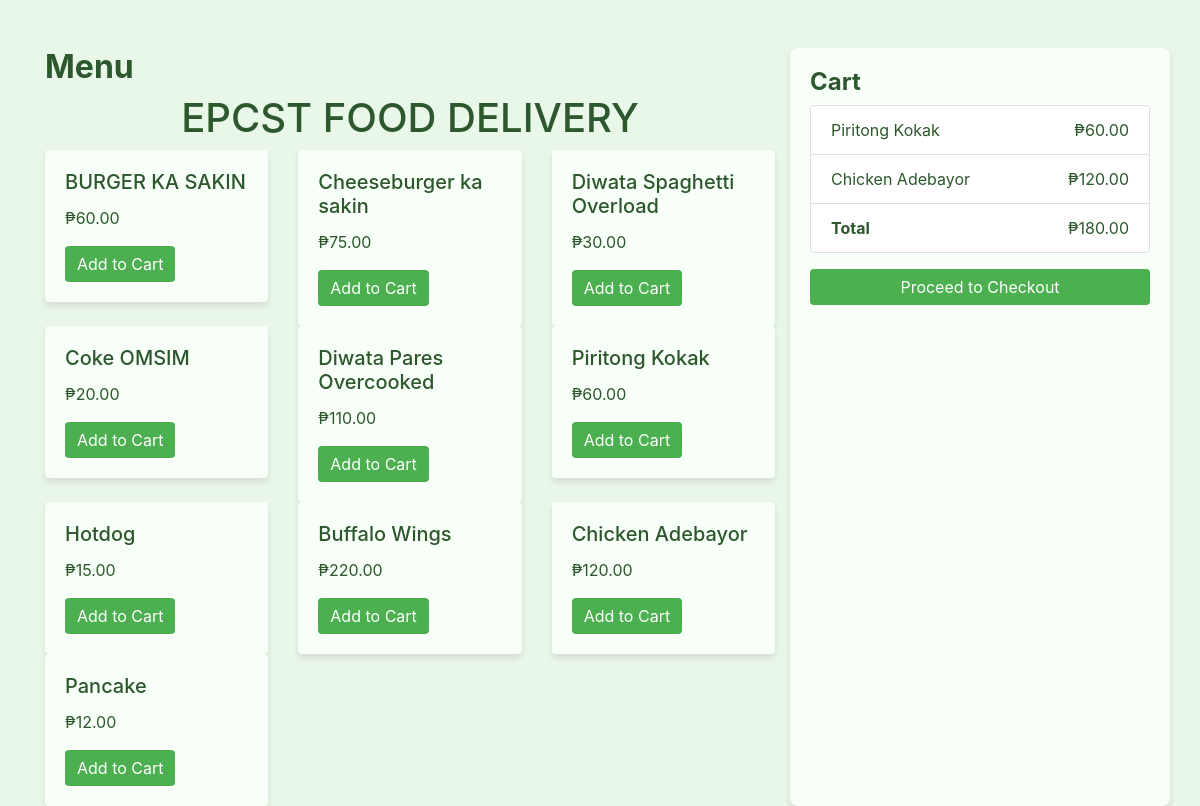
The app's page /OOPL-DBMS_MIDTERM/menu.php (signed in) with its own data.
### tables this page shows
CREATE TABLE `menuitems` (
  `item_id` int(11) NOT NULL,
  `name` varchar(100) NOT NULL,
  `price` decimal(10,2) NOT NULL
);

CREATE TABLE `cart` (
  `cart_id` int(11) NOT NULL,
  `user_id` int(11) NOT NULL,
  `item_id` int(11) NOT NULL,
  `quantity` int(11) DEFAULT 1
);

### OOPL-DBMS_MIDTERM/menu.php (the view, shortened to what this page needs)
<?php
include('db_connection.php');
$user_id = $_SESSION['user_id'];
$menu_result = $conn->query("SELECT * FROM MenuItems");
$cart_result = $conn->query("SELECT MenuItems.name, MenuItems.price, Cart.quantity
                             FROM Cart
                             JOIN MenuItems ON Cart.item_id = MenuItems.item_id
                             WHERE Cart.user_id = $user_id");
?>
<!DOCTYPE html>
<html lang="en">
<head>
    <link rel="stylesheet" href="https://stackpath.bootstrapcdn.com/bootstrap/4.5.2/css/bootstrap.min.css">
</head>
<body>
    <div class="container mt-5">
        <div class="row">
            <div class="col-md-8">
                <h2>Menu</h2>
                <div class="text-center">
                    <h1>EPCST FOOD DELIVERY</h1>
                 </div>
                <div class="row">
                    <?php while ($row = $menu_result->fetch_assoc()): ?>
                        <div class="col-md-4 menu-item">
                            <div class="card">
                                <div class="card-body">
                                    <h5 class="card-title"><?php echo $row['name']; ?></h5>
                                    <p class="card-text">₱<?php echo number_format($row['price'], 2); ?></p>
                                    <form action="add_to_cart.php" method="POST">
                                        <button type="submit" class="btn btn-primary">Add to Cart</button>
                                    </form>
                                </div>
                            </div>
                        </div>
                    <?php endwhile; ?>
                </div>
            </div>
            <div class="col-md-4 cart-section">
                <h4>Cart</h4>
                <?php if ($cart_result->num_rows > 0): ?>
                    <ul class="list-group">
                        <?php
                        $total = 0;
                        while ($cart_item = $cart_result->fetch_assoc()):
                            $total += $cart_item['price'] * $cart_item['quantity'];
                        ?>
                            <li class="list-group-item d-flex justify-content-between align-items-center">
                                <?php echo $cart_item['name']; ?>
                                <span>₱<?php echo number_format($cart_item['price'] * $cart_item['quantity'], 2); ?></span>
                            </li>
                        <?php endwhile; ?>
                        <li class="list-group-item d-flex justify-content-between align-items-center">
                            <strong>Total</strong>
                            <span>₱<?php echo number_format($total, 2); ?></span>
                        </li>
                    </ul>
                    <a href="checkout.php" class="btn btn-success btn-block mt-3">Proceed to Checkout</a>
                <?php else: ?>
                    <p>Your cart is empty.</p>
                <?php endif; ?>
            </div>
        </div>
    </div>
</body>
</html>

### OOPL-DBMS_MIDTERM/menu.php (style rules this page uses)
body { background-color: #e9f7e9; color: #2d572c; }
.menu-item .card { border: none; background-color: #f8fff8; box-shadow: 0px 4px 6px rgba(0, 0, 0, 0.1); }
.menu-item .btn-primary { background-color: #4caf50; border: none; }
.cart-section { background-color: #f8fff8; border-radius: 8px; box-shadow: 0px 4px 6px rgba(0, 0, 0, 0.1); padding: 20px; }
.btn-success { background-color: #4caf50; border: none; }
h2, h4 { font-weight: bold; }

### records on screen
menuitems: name "BURGER KA SAKIN", price "60.00"
menuitems: name "Cheeseburger ka sakin", price "75.00"
menuitems: name "Diwata Spaghetti Overload", price "30.00"
menuitems: name "Coke OMSIM", price "20.00"
menuitems: name "Diwata Pares Overcooked", price "110.00"
menuitems: name "Piritong Kokak", price "60.00"
menuitems: name "Hotdog", price "15.00"
menuitems: name "Buffalo Wings", price "220.00"
menuitems: name "Chicken Adebayor", price "120.00"
menuitems: name "Pancake", price "12.00"
cart: item.name "Piritong Kokak", $cart_item['price']*$cart_item['quantity'] "60.00"
cart: item.name "Chicken Adebayor", $cart_item['price']*$cart_item['quantity'] "120.00"

### other values on screen
$total "180.00"
